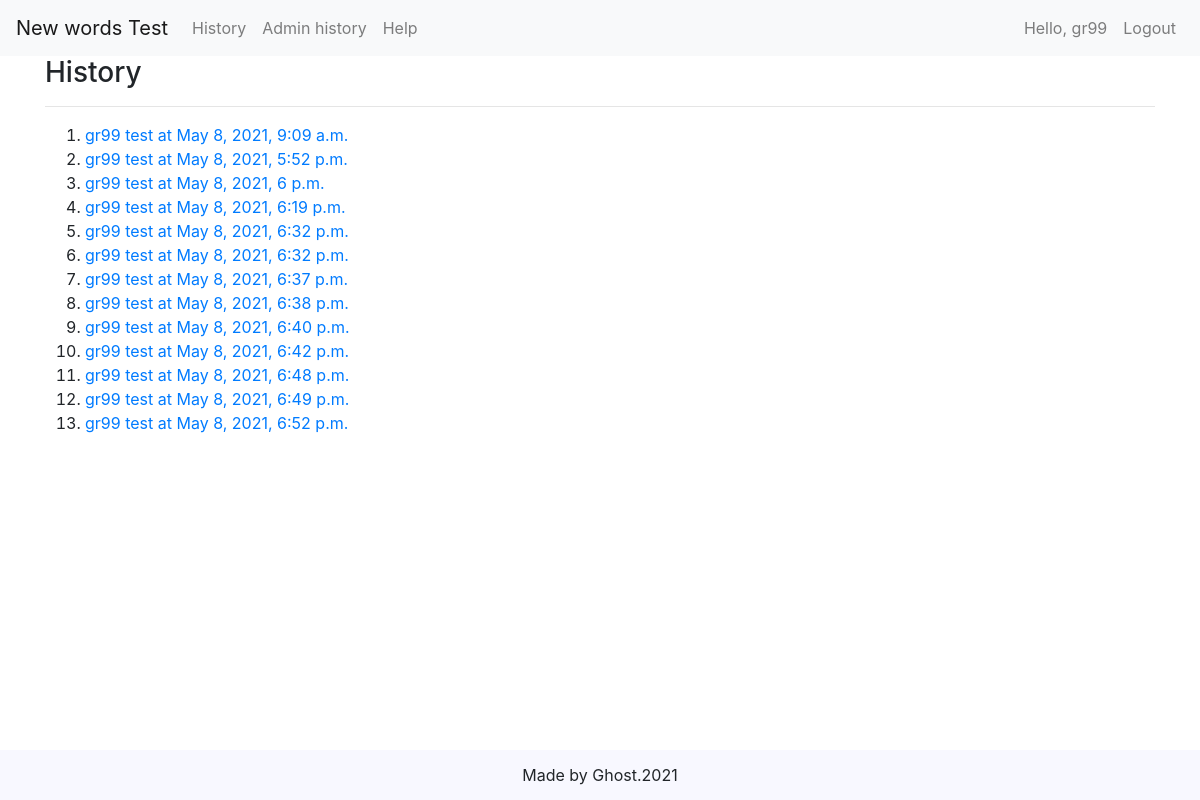
Before: /history/ (signed in) with the older database file.
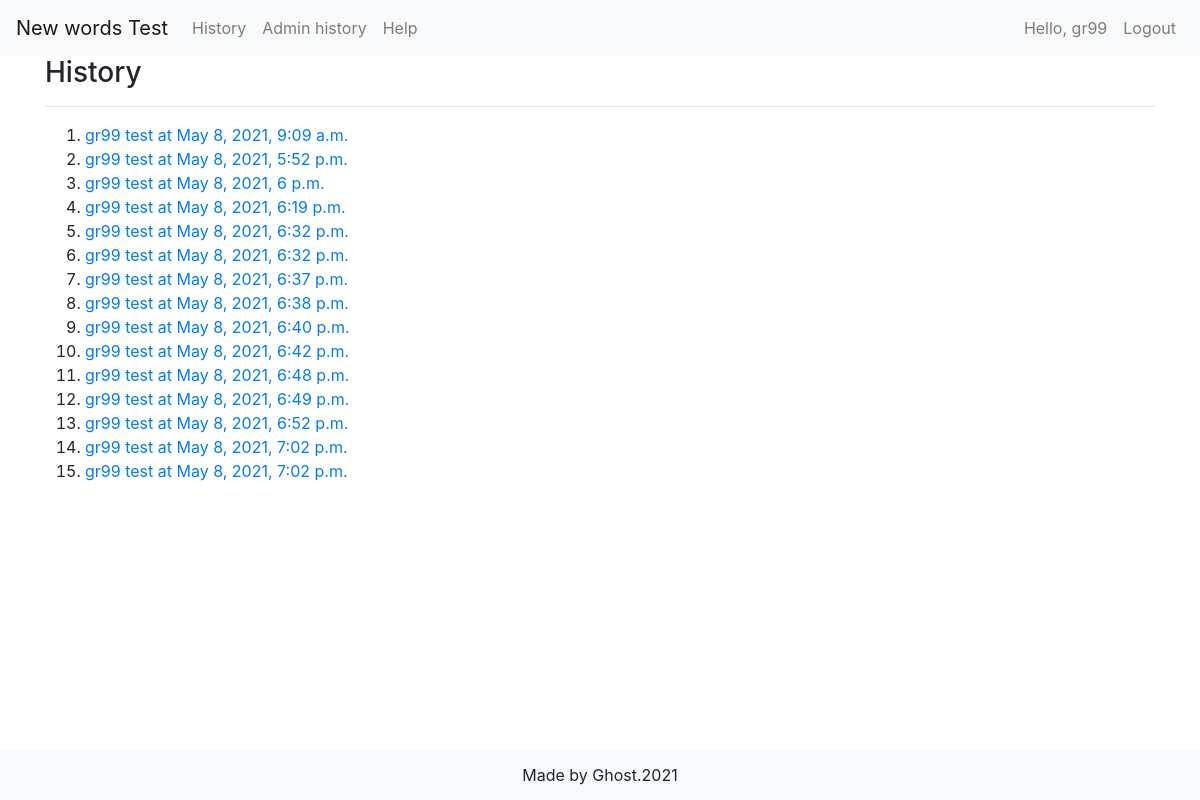
After: the same page with the newer database file.
### newword/models.py (models this page shows, shortened)
class Test(models.Model):
  test_time = models.DateTimeField(auto_now_add=True)
  score = models.IntegerField(null=True)
  user = models.ForeignKey(User, on_delete=models.CASCADE, related_name="answers")
  lesson = models.ForeignKey(Lesson, on_delete=models.CASCADE, blank=True, null=True)
  num_of_quest = models.IntegerField(blank=True, null=True)

### newword/views.py (the view)
# urls.py: path("history/", views.view_history, name="history"),
@login_required
def view_history(request):
  tests = Test.objects.filter(user=request.user)
  context = {
    "tests": tests,
  }
  return render(request, "history.html", context)

### newword/templates/history.html (shortened to what this page needs)
{% extends "base.html" %}
{% load static %}
{% block content %}
  <h3>History</h3>
  <hr>
  <ol>
    {% for test in tests %}
    <li><a href="{% url 'review' test.pk %}"> {{ test.user }} test at {{ test.test_time }}</a></li>
    {% endfor %}
  </ol>
{% endblock %}

Changed rows visible on the page:
added Test: user "gr99", test_time "May 8, 2021, 7:02 p.m."
added Test: user "gr99", test_time "May 8, 2021, 7:02 p.m."
